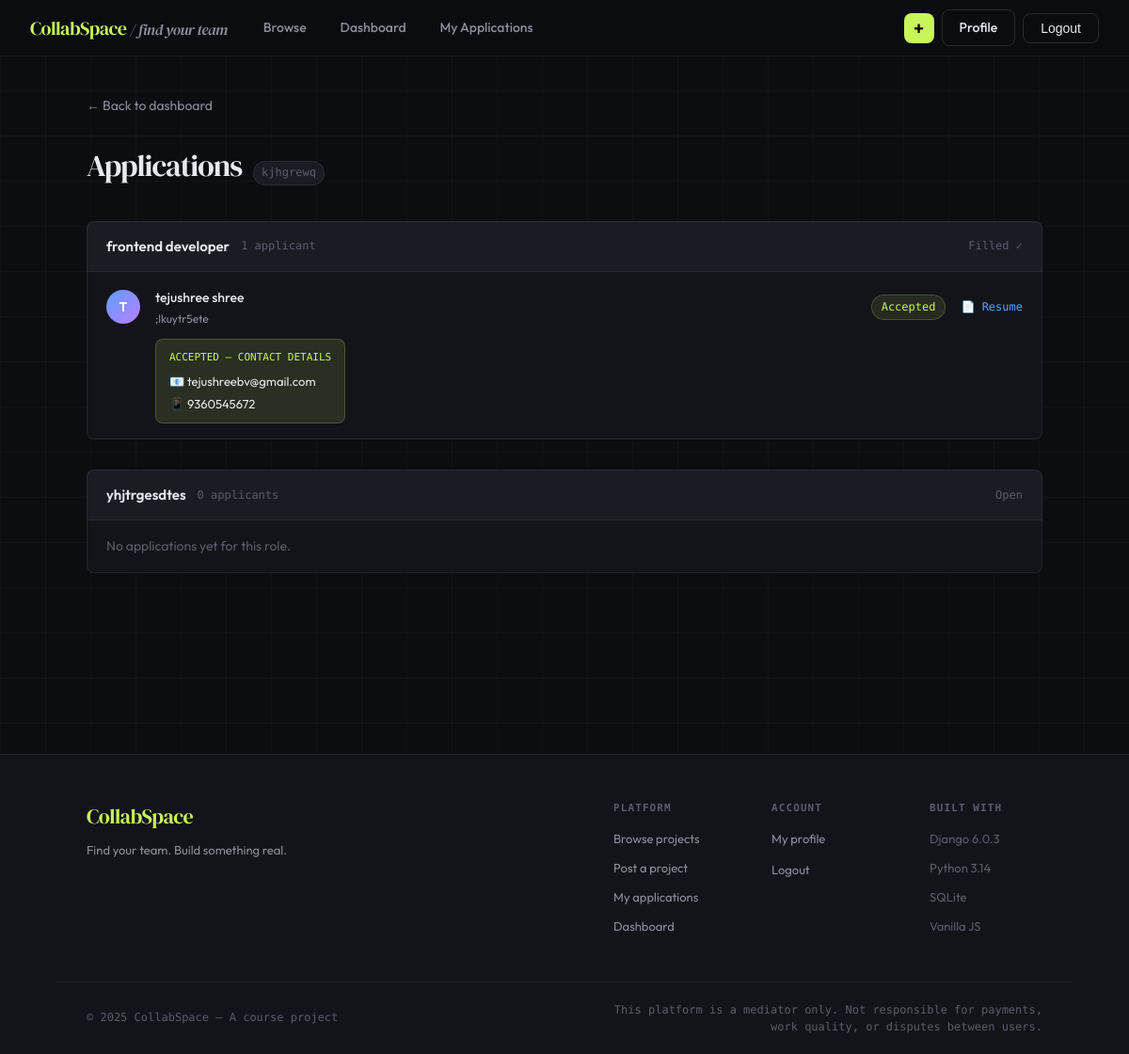
Screenshot of /project/4/applications/ (signed in) with the database file from the repository.
### projects/models.py (models this page shows, shortened)
class Project(models.Model):
    creator = models.ForeignKey(User, on_delete=models.CASCADE, related_name='projects')
    title = models.CharField(max_length=200)
    description = models.TextField()
    duration = models.PositiveIntegerField(help_text="Duration in months")
    is_tech = models.BooleanField(default=False)
    is_non_tech = models.BooleanField(default=False)
    is_paid = models.BooleanField(default=False)
    is_unpaid = models.BooleanField(default=False)
    is_part_time = models.BooleanField(default=False)
    is_full_time = models.BooleanField(default=False)
    created_at = models.DateTimeField(auto_now_add=True)
    updated_at = models.DateTimeField(auto_now=True)

class Role(models.Model):
    project = models.ForeignKey(Project, on_delete=models.CASCADE, related_name='roles')
    role_name = models.CharField(max_length=100)
    is_filled = models.BooleanField(default=False)

class Application(models.Model):
    STATUS_CHOICES = [
        ('pending', 'Pending'),
        ('shortlisted', 'Shortlisted'),
        ('interview_scheduled', 'Interview Scheduled'),
        ('accepted', 'Accepted'),
        ('rejected', 'Rejected'),
    ]
    applicant = models.ForeignKey(User, on_delete=models.CASCADE, related_name='applications')
    role = models.ForeignKey(Role, on_delete=models.CASCADE, related_name='applications')
    project = models.ForeignKey(Project, on_delete=models.CASCADE, related_name='applications')
    application_message = models.TextField()
    resume = models.FileField(upload_to='application_resumes/')
    status = models.CharField(max_length=20, choices=STATUS_CHOICES, default='pending')
    interview_date = models.DateField(null=True, blank=True)
    interview_time = models.TimeField(null=True, blank=True)
    interview_link = models.URLField(null=True, blank=True)
    interview_notes = models.TextField(null=True, blank=True)
    applied_at = models.DateTimeField(auto_now_add=True)
    updated_at = models.DateTimeField(auto_now=True)
    class Meta:
        unique_together = ('applicant', 'role')

### users/models.py (models this page shows, shortened)
class UserProfile(models.Model):
    GENDER_CHOICES = [
        ('M', 'Male'),
        ('F', 'Female'),
        ('O', 'Other'),
        ('N', 'Prefer not to say'),
    ]
    user = models.OneToOneField(User, on_delete=models.CASCADE, related_name='profile')
    phone_number = models.CharField(max_length=15, blank=True)
    gender = models.CharField(max_length=1, choices=GENDER_CHOICES, blank=True)
    bio = models.TextField(blank=True)
    resume = models.FileField(upload_to='resumes/', blank=True, null=True)
    profile_picture = models.ImageField(upload_to='profile_pics/', blank=True, null=True)
    terms_accepted = models.BooleanField(default=False)
    created_at = models.DateTimeField(auto_now_add=True)

### projects/views.py (the view)
# urls.py: path('project/<int:project_pk>/applications/', views.manage_applications, name='manage_applications'),
@login_required
def manage_applications(request, project_pk):
    project = get_object_or_404(Project, pk=project_pk, creator=request.user)
    roles = project.roles.prefetch_related(
        'applications__applicant__profile'
    ).all()
    return render(request, 'projects/manage_applications.html', {
        'project': project,
        'roles': roles,
    })

### templates/projects/manage_applications.html (shortened to what this page needs)
{% extends 'base.html' %}
{% block content %}
<div class="manage-wrap">
  <div class="container">
    <a class="detail-back" href="{% url 'dashboard' %}">← Back to dashboard</a>
    <div class="section-head" style="margin-bottom:32px">
      <div class="section-title" style="font-family:'DM Serif Display',serif;font-size:32px;letter-spacing:-1px">Applications</div>
      <div class="section-count">{{ project.title }}</div>
    </div>
    {% for role in roles %}
      <div class="role-section">
        <div class="role-section-head">
          <div class="role-section-name">{{ role.role_name }}</div>
          <div class="role-section-count">{{ role.applications.count }} applicant{{ role.applications.count|pluralize }}</div>
          <div class="role-section-filled">{% if role.is_filled %}Filled ✓{% else %}Open{% endif %}</div>
        </div>
        {% for app in role.applications.all %}
          <div class="applicant-row" style="flex-direction:column;align-items:flex-start;gap:12px">
            <div style="display:flex;align-items:center;gap:16px;width:100%">
              <div class="applicant-avatar" style="background:linear-gradient(135deg,#5f9fff,#b87eff)">
                {{ app.applicant.username|first|upper }}
              </div>
              <div class="applicant-info">
                <div class="applicant-name">{{ app.applicant.get_full_name|default:app.applicant.username }}</div>
                <div class="applicant-msg">{{ app.application_message|truncatewords:15 }}</div>
              </div>
              <span class="badge badge-{{ app.status }}" style="margin-left:auto">{{ app.get_status_display }}</span>
              {% if app.resume %}
                <a href="{{ app.resume.url }}" class="resume-link" target="_blank">📄 Resume</a>
              {% endif %}
            </div>
            <div style="display:flex;gap:8px;flex-wrap:wrap;padding-left:52px">
              {% if app.status == 'pending' %}
                <a class="btn btn-sm" style="background:rgba(184,126,255,0.12);color:var(--purple);border:1px solid rgba(184,126,255,0.3)" href="{% url 'update_application_status' app.pk 'shortlisted' %}">⭐ Shortlist</a>
                <a class="btn btn-reject btn-sm" href="{% url 'update_application_status' app.pk 'rejected' %}">✕ Reject</a>
              {% elif app.status == 'accepted' %}
                <div style="padding:10px 14px;background:var(--accent-dim);border:1px solid rgba(200,245,90,0.2);border-radius:var(--radius-sm);font-size:13px;width:100%">
                  <div style="color:var(--accent);font-family:'DM Mono',monospace;font-size:11px;margin-bottom:6px">ACCEPTED — CONTACT DETAILS</div>
                  <div style="color:var(--text);display:flex;flex-direction:column;gap:3px">
                    <span>📧 {{ app.applicant.email }}</span>
                    {% if app.applicant.profile.phone_number %}
                      <span>📱 {{ app.applicant.profile.phone_number }}</span>
                    {% endif %}
                  </div>
                </div>
              {% elif app.status == 'rejected' %}
                <div style="font-size:12px;color:var(--text3);padding:6px 0">Application rejected.</div>
              {% endif %}
            </div>
          </div>
        {% empty %}
          <div class="applicant-row" style="color:var(--text3);font-size:14px">No applications yet for this role.</div>
        {% endfor %}
      </div>
    {% endfor %}
  </div>
</div>
{% endblock %}

### static/css/main.css (style rules this page uses)
*, *::before, *::after { box-sizing: border-box; margin: 0; padding: 0; }
:root { --bg: #0c0d10; --surface: #13141a; --surface2: #1a1c24; --border: rgba(255,255,255,0.07); --border2: rgba(255,255,255,0.12); --text: #e8e9f0; --text2: #8b8d9a; --text3: #5a5c6a; --accent: #c8f55a; --accent2: #a8d844; --accent-dim: rgba(200,245,90,0.12); --accent-glow: rgba(200,245,90,0.08); --red: #ff5f5f; --blue: #5f9fff; --purple: #b87eff; --orange: #ff9f5f; --radius: 14px; --radius-sm: 8px; --radius-lg: 20px; --shadow: 0 4px 24px rgba(0,0,0,0.4); --transition: 0.2s cubic-bezier(0.4,0,0.2,1); }
html { scroll-behavior: smooth; }
body { font-family: 'Outfit', sans-serif; background: var(--bg); color: var(--text); min-height: 100vh; overflow-x: hidden; font-size: 15px; line-height: 1.6; }
body::before { content: ''; position: fixed; inset: 0; z-index: 0; background-image: linear-gradient(rgba(255,255,255,0.025) 1px, transparent 1px), linear-gradient(90deg, rgba(255,255,255,0.025) 1px, transparent 1px); background-size: 48px 48px; pointer-events: none; }
.container { max-width: 1080px; margin: 0 auto; padding: 0 32px; }
.section-head { display: flex; align-items: baseline; gap: 12px; margin-bottom: 28px; }
.section-title { font-family: 'DM Serif Display', serif; font-size: 26px; font-weight: 400; letter-spacing: -0.5px; }
.section-count { font-family: 'DM Mono', monospace; font-size: 12px; color: var(--text3); background: var(--surface2); padding: 2px 8px; border-radius: 20px; border: 1px solid var(--border); }
.badge { display: inline-flex; align-items: center; gap: 4px; padding: 3px 10px; border-radius: 20px; font-size: 12px; font-weight: 500; font-family: 'DM Mono', monospace; }
.badge-accepted { background: rgba(200,245,90,0.1); color: var(--accent); border: 1px solid rgba(200,245,90,0.2); }
.detail-back { display: inline-flex; align-items: center; gap: 6px; color: var(--text2); font-size: 14px; cursor: pointer; margin-bottom: 28px; transition: var(--transition); text-decoration: none; }
.manage-wrap { padding: 40px 0 80px; }
.role-section { margin-bottom: 32px; }
.role-section-head { display: flex; align-items: center; gap: 12px; padding: 14px 20px; background: var(--surface2); border: 1px solid var(--border); border-radius: var(--radius-sm) var(--radius-sm) 0 0; }
.role-section-name { font-weight: 600; font-size: 15px; }
.role-section-count { font-family: 'DM Mono', monospace; font-size: 12px; color: var(--text3); }
.role-section-filled { margin-left: auto; font-size: 12px; color: var(--text3); font-family: 'DM Mono', monospace; }
.applicant-row { background: var(--surface); border: 1px solid var(--border); border-top: none; padding: 16px 20px; display: flex; align-items: center; gap: 16px; }
.applicant-row:last-child { border-radius: 0 0 var(--radius-sm) var(--radius-sm); }
.applicant-avatar { width: 36px; height: 36px; border-radius: 50%; display: flex; align-items: center; justify-content: center; font-size: 14px; font-weight: 600; color: white; flex-shrink: 0; }
.applicant-name { font-weight: 500; font-size: 14px; }
.applicant-msg { font-size: 12px; color: var(--text2); margin-top: 2px; }
.applicant-info { flex: 1; }
.resume-link { font-size: 12px; color: var(--blue); text-decoration: none; font-family: 'DM Mono', monospace; display: flex; align-items: center; gap: 4px; }

### rows the page displays
Project: title "kjhgrewq"
Role: role_name "frontend developer", applications.count "1", is_filled "Filled ✓"
Application: applicant.username|first "T", applicant.get_full_name "tejushree shree", application_message ";lkuytr5ete", status "Accepted", applicant.email "tejushreebv@gmail.com", applicant.profile.phone_number "9360545672"
Role: role_name "yhjtrgesdtes", applications.count "0", is_filled "Open"
